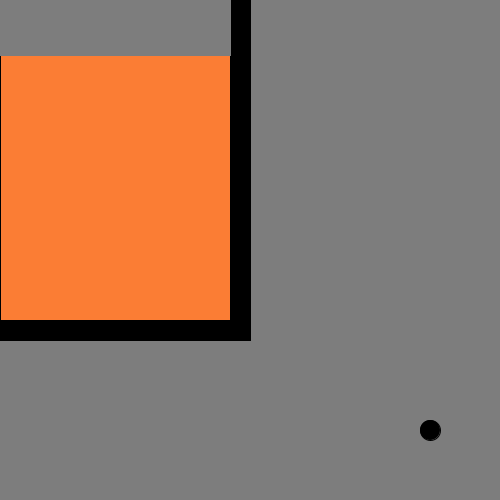
Frame 1 (no input)
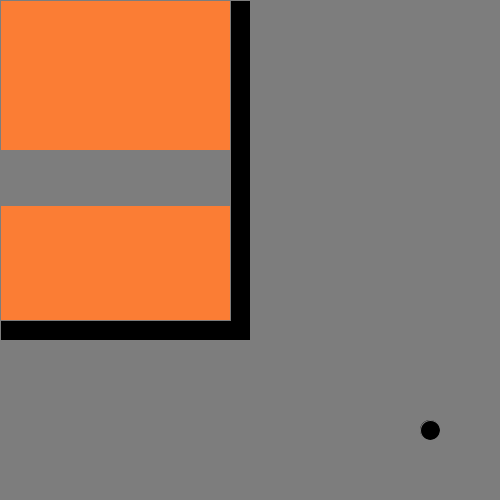
Frame 60 (the mouse pressed at the canvas centre just before this capture)
Frame 120 (the mouse held since frame 60 and released just before this capture): identical to frame 60, image omitted

The Processing sketch that drew these frames (run headless with seeded random() and noise(); from frame 60 on, the mouse is pressed at the canvas centre):

// Processing sketch: ficticia_3
// ── ficticia_3.pde
PGraphics canvas;
int random = 0;
int count = 0;
void setup(){
  size(500,500);
  canvas = createGraphics(500,500);
}

void draw(){
  canvas.beginDraw();
  canvas.background(125);
  canvas.fill(0);
  canvas.rect(0,0,250,340);
  canvas.fill(251,125,52);
  canvas.rect(0,0,230,320);
  canvas.fill(0);
  canvas.circle(430,430,20);
  canvas.fill(125);
  canvas.stroke(125);
  canvas.rect(0,50*random, 230, 55);
  canvas.endDraw();
  if(count % 8 == 0){
    random = int(random(1,5));
  }
  
  count++;
  image(canvas,0,0);
}        
